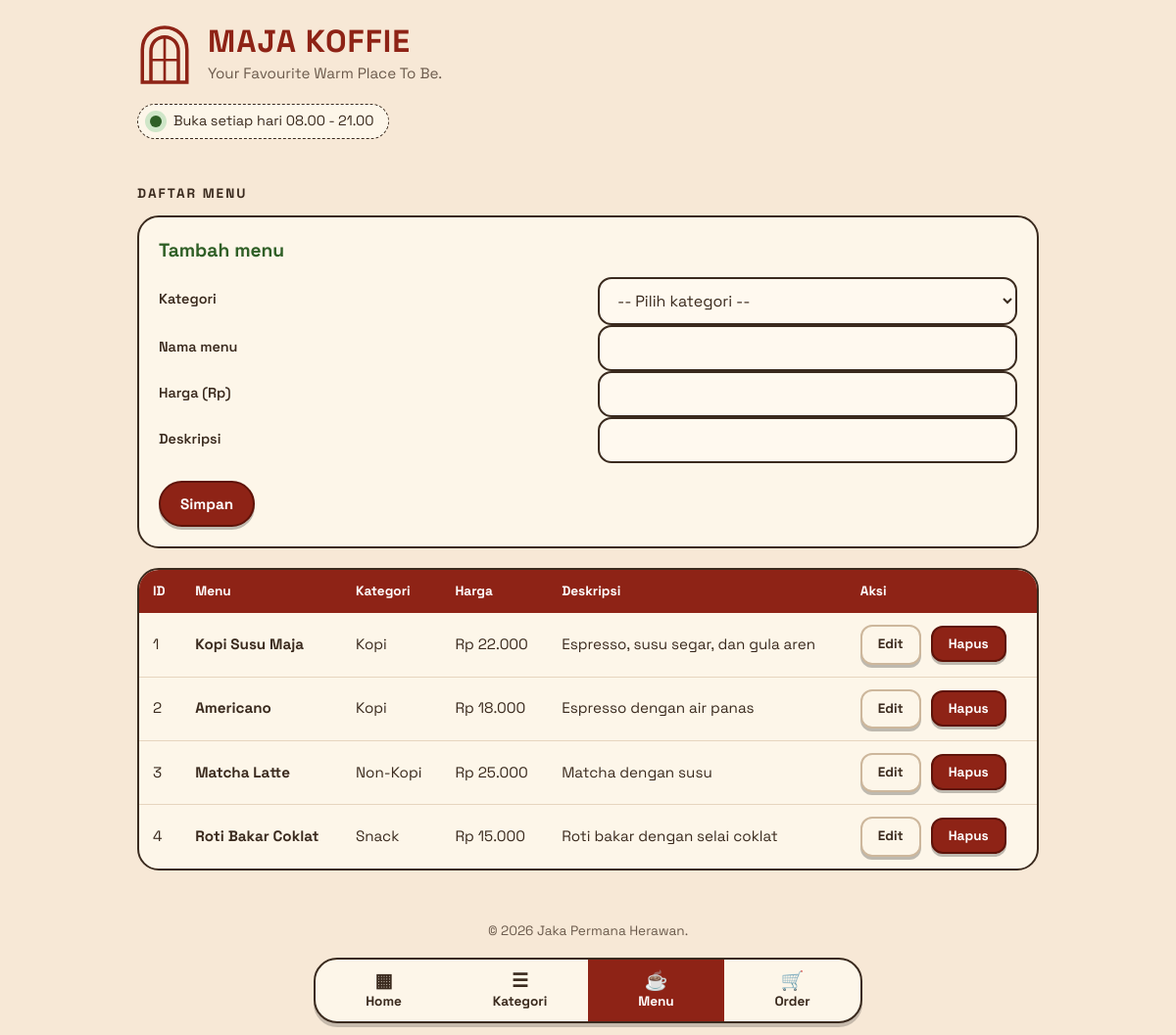
The app's page /index.php?page=menus with its own data.
### tables this page shows
CREATE TABLE menus (
    id INT AUTO_INCREMENT PRIMARY KEY,    
    category_id INT NOT NULL,             
    name VARCHAR(100) NOT NULL,           
    price INT NOT NULL,                   
    description VARCHAR(255),             
    FOREIGN KEY (category_id) REFERENCES categories(id)   
);

CREATE TABLE categories (
    id INT AUTO_INCREMENT PRIMARY KEY,    
    name VARCHAR(100) NOT NULL,           
    description VARCHAR(255)              
);

### index.php (called while the page is built, shortened)
<?php
require_once 'class/Menu.php';
function e($value)
{
    return htmlspecialchars((string) $value, ENT_QUOTES, 'UTF-8');
}
$page = isset($_GET['page']) ? $_GET['page'] : 'home';
include 'view/header.php';
include 'view/' . $page . '.php';
include 'view/footer.php';

### class/Menu.php (called while the page is built, shortened)
<?php
require_once __DIR__ . '/../config/db.php';
class Menu
{
    private $db;
    public function __construct()
    {
        $database = new Database();
        $this->db = $database->connect();
    }
    public function getAll()
    {
        $stmt = $this->db->prepare(
            "SELECT m.*, c.name AS category_name
             FROM menus m
             JOIN categories c ON m.category_id = c.id
             ORDER BY m.id ASC"
        );
        $stmt->execute();
        return $stmt->fetchAll();
    }
}

### config/db.php (called while the page is built, shortened)
<?php
class Database
{
    private $host = "localhost";
    private $db_name = "db_cafe";
    private $username = "root";
    private $password = "";
    public function connect()
    {
        $this->conn = null;
        try {
            $this->conn = new PDO(
                "mysql:host=$this->host;dbname=$this->db_name;charset=utf8mb4",
                $this->username,
                $this->password
            );
            $this->conn->setAttribute(PDO::ATTR_ERRMODE, PDO::ERRMODE_EXCEPTION);
            $this->conn->setAttribute(PDO::ATTR_DEFAULT_FETCH_MODE, PDO::FETCH_ASSOC);
        } catch (PDOException $e) {
            die("Koneksi database gagal: " . $e->getMessage());
        }
        return $this->conn;
    }
}

### view/menus.php (the view, shortened to what this page needs)
<?php
$menuObj = new Menu();
$editData = null;
$menus = $menuObj->getAll();
?>
<h3 class="section-label">DAFTAR MENU</h3>
<section class="card form-card">
    <h4><?= $editData ? 'Ubah menu' : 'Tambah menu' ?></h4>
    <form method="post" action="index.php?page=menus">
        <label for="category_id">Kategori</label>
        <select id="category_id" name="category_id" required>
            <option value="">-- Pilih kategori --</option>
        </select>
        <label for="name">Nama menu</label>
        <input type="text" id="name" name="name" maxlength="100" required value="<?= $editData ? e($editData['name']) : '' ?>">
        <label for="price">Harga (Rp)</label>
        <input type="number" id="price" name="price" min="0" required value="<?= $editData ? e($editData['price']) : '' ?>">
        <label for="description">Deskripsi</label>
        <input type="text" id="description" name="description" maxlength="255" value="<?= $editData ? e($editData['description']) : '' ?>">
        <div class="form-actions">
            <button type="submit" name="save" class="btn">Simpan</button>
        </div>
    </form>
</section>
<section class="card table-card">
    <div class="table-wrap">
        <table>
            <thead>
                <tr><th>ID</th><th>Menu</th><th>Kategori</th><th>Harga</th><th>Deskripsi</th><th>Aksi</th></tr>
            </thead>
            <tbody>
                <?php foreach ($menus as $row): ?>
                    <tr>
                        <td data-label="ID"><?= e($row['id']) ?></td>
                        <td data-label="Menu"><strong><?= e($row['name']) ?></strong></td>
                        <td data-label="Kategori"><?= e($row['category_name']) ?></td>
                        <td data-label="Harga">Rp <?= number_format($row['price'], 0, ',', '.') ?></td>
                        <td data-label="Deskripsi"><?= e($row['description']) ?></td>
                        <td data-label="Aksi" class="actions">
                            <a class="btn btn-small btn-cream" href="index.php?page=menus&edit=<?= e($row['id']) ?>">Edit</a>
                            <form method="post" action="index.php?page=menus" onsubmit="return confirm('Hapus menu ini?')">
                                <button type="submit" name="delete" class="btn btn-small">Hapus</button>
                            </form>
                        </td>
                    </tr>
                <?php endforeach; ?>
            </tbody>
        </table>
    </div>
</section>

### style.css (style rules this page uses)
:root { --cream: #f7e8d6; --card: #fdf6e9; --red: #8e2316; --green: #2f5f26; --ink: #3a2a1e; --muted: #6b5a4c; }
* { box-sizing: border-box; }
body { display: flex; flex-direction: column; min-height: 100vh; margin: 0; background: var(--cream); color: var(--ink); font-family: 'Space Grotesk', Arial, sans-serif; font-size: 16px; line-height: 1.5; }
.btn { display: inline-block; padding: 12px 20px; background: var(--red); color: #fff; border: 2px solid #5e1309; border-radius: 999px; font-family: inherit; font-size: 0.95rem; font-weight: 700; text-decoration: none; cursor: pointer; box-shadow: 0 3px 0 rgba(0,0,0,.25); }
.btn-cream { background: var(--card); color: var(--ink); border-color: #cdb79c; }
.btn-small { padding: 8px 16px; border-radius: 12px; font-size: 0.85rem; }
.section-label { margin: 28px 0 12px; font-size: 0.85rem; letter-spacing: 2px; color: var(--ink); }
.card { background: var(--card); border: 2px solid var(--ink); border-radius: 22px; margin-bottom: 20px; overflow: hidden; }
.form-card { padding: 20px; }
.form-card h4 { margin: 0 0 12px; color: var(--green); font-size: 1.2rem; }
label { display: block; margin: 12px 0 4px; font-size: 0.9rem; font-weight: 600; }
input[type="text"], input[type="number"], select { width: 100%; padding: 11px 14px; background: #fff9ef; border: 2px solid var(--ink); border-radius: 14px; font-family: inherit; font-size: 1rem; color: var(--ink); }
.form-actions { display: flex; gap: 10px; margin-top: 18px; }
.table-wrap { overflow-x: auto; }
table { width: 100%; border-collapse: collapse; }
th { background: var(--red); color: #fff; text-align: left; padding: 12px 14px; font-size: 0.85rem; white-space: nowrap; }
td { padding: 12px 14px; border-bottom: 1.5px solid #e6d5bf; vertical-align: middle; font-size: 0.95rem; }
tr:last-child td { border-bottom: 0; }
.actions { white-space: nowrap; }
.actions form, .actions a { display: inline-block; margin-right: 6px; }
@media (min-width: 900px) { .form-card form { display: grid; grid-template-columns: 1fr 1fr; column-gap: 20px; } }
@media (min-width: 900px) { .form-card .form-actions { grid-column: 1 / -1; } }

### records on screen
menus: id "1", name "Kopi Susu Maja", category.name "Kopi", price "22.000", description "Espresso, susu segar, dan gula aren"
menus: id "2", name "Americano", category.name "Kopi", price "18.000", description "Espresso dengan air panas"
menus: id "3", name "Matcha Latte", category.name "Non-Kopi", price "25.000", description "Matcha dengan susu"
menus: id "4", name "Roti Bakar Coklat", category.name "Snack", price "15.000", description "Roti bakar dengan selai coklat"
